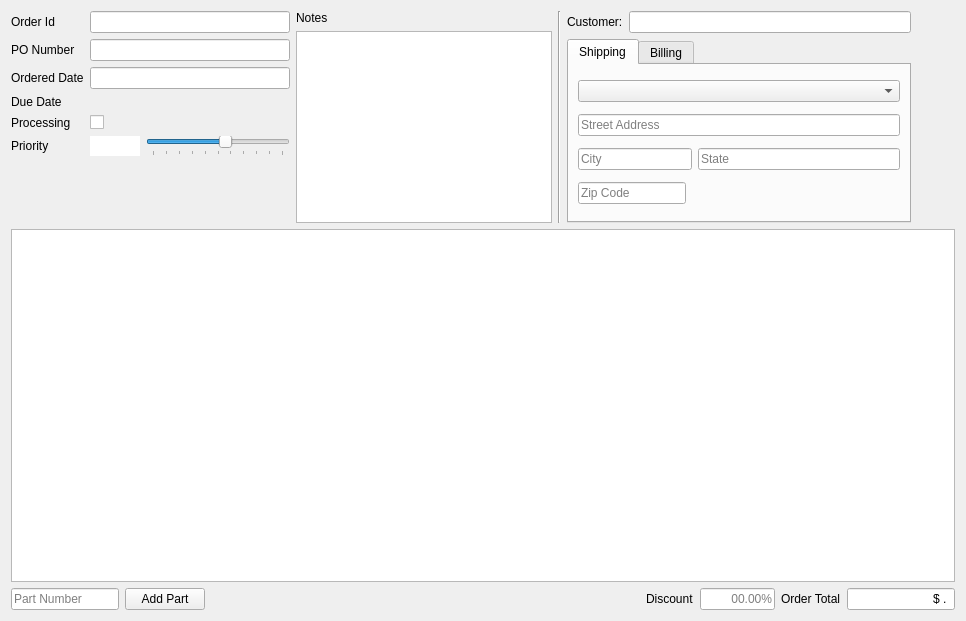
<?xml version="1.0" encoding="UTF-8"?>
<ui version="4.0">
 <class>order</class>
 <widget class="QWidget" name="order">
  <property name="geometry">
   <rect>
    <x>0</x>
    <y>0</y>
    <width>966</width>
    <height>621</height>
   </rect>
  </property>
  <property name="windowTitle">
   <string>Order</string>
  </property>
  <layout class="QGridLayout" name="gridLayout" rowstretch="0,1,0">
   <item row="0" column="0">
    <layout class="QHBoxLayout" name="top_layout" stretch="0,0,0,1">
     <item>
      <layout class="QGridLayout" name="order_layout" columnstretch="0,0,1">
       <item row="0" column="0" rowspan="2">
        <widget class="QLabel" name="label_2">
         <property name="text">
          <string>Order Id</string>
         </property>
        </widget>
       </item>
       <item row="7" column="1">
        <spacer name="verticalSpacer">
         <property name="orientation">
          <enum>Qt::Vertical</enum>
         </property>
         <property name="sizeHint" stdset="0">
          <size>
           <width>20</width>
           <height>40</height>
          </size>
         </property>
        </spacer>
       </item>
       <item row="2" column="0">
        <widget class="QLabel" name="label_5">
         <property name="text">
          <string>PO Number</string>
         </property>
        </widget>
       </item>
       <item row="3" column="0">
        <widget class="QLabel" name="label_6">
         <property name="text">
          <string>Ordered Date</string>
         </property>
        </widget>
       </item>
       <item row="5" column="0">
        <widget class="QLabel" name="label_7">
         <property name="text">
          <string>Processing</string>
         </property>
        </widget>
       </item>
       <item row="0" column="1" rowspan="2">
        <widget class="QLineEdit" name="order_id">
         <property name="minimumSize">
          <size>
           <width>200</width>
           <height>0</height>
          </size>
         </property>
         <property name="readOnly">
          <bool>true</bool>
         </property>
        </widget>
       </item>
       <item row="1" column="2" rowspan="7">
        <widget class="QPlainTextEdit" name="notes"/>
       </item>
       <item row="0" column="2">
        <widget class="QLabel" name="label_4">
         <property name="text">
          <string>Notes</string>
         </property>
        </widget>
       </item>
       <item row="2" column="1">
        <widget class="QLineEdit" name="po_number"/>
       </item>
       <item row="3" column="1">
        <widget class="QLineEdit" name="ordered_date">
         <property name="readOnly">
          <bool>true</bool>
         </property>
        </widget>
       </item>
       <item row="4" column="0">
        <widget class="QLabel" name="label_3">
         <property name="text">
          <string>Due Date</string>
         </property>
        </widget>
       </item>
       <item row="5" column="1">
        <widget class="QCheckBox" name="processing">
         <property name="text">
          <string/>
         </property>
        </widget>
       </item>
       <item row="6" column="1">
        <layout class="QHBoxLayout" name="horizontalLayout" stretch="0,1">
         <item>
          <widget class="QLineEdit" name="priority_digit">
           <property name="maximumSize">
            <size>
             <width>50</width>
             <height>16777215</height>
            </size>
           </property>
           <property name="inputMask">
            <string>###; </string>
           </property>
           <property name="text">
            <string/>
           </property>
           <property name="maxLength">
            <number>3</number>
           </property>
           <property name="frame">
            <bool>false</bool>
           </property>
           <property name="alignment">
            <set>Qt::AlignCenter</set>
           </property>
          </widget>
         </item>
         <item>
          <widget class="QSlider" name="priority_slider">
           <property name="maximum">
            <number>999</number>
           </property>
           <property name="singleStep">
            <number>10</number>
           </property>
           <property name="pageStep">
            <number>100</number>
           </property>
           <property name="value">
            <number>555</number>
           </property>
           <property name="orientation">
            <enum>Qt::Horizontal</enum>
           </property>
           <property name="invertedAppearance">
            <bool>false</bool>
           </property>
           <property name="invertedControls">
            <bool>true</bool>
           </property>
           <property name="tickPosition">
            <enum>QSlider::TicksBelow</enum>
           </property>
           <property name="tickInterval">
            <number>100</number>
           </property>
          </widget>
         </item>
        </layout>
       </item>
       <item row="6" column="0">
        <widget class="QLabel" name="label">
         <property name="text">
          <string>Priority</string>
         </property>
        </widget>
       </item>
      </layout>
     </item>
     <item>
      <widget class="Line" name="line">
       <property name="orientation">
        <enum>Qt::Vertical</enum>
       </property>
      </widget>
     </item>
     <item>
      <layout class="QGridLayout" name="customer_layout">
       <item row="0" column="0">
        <widget class="QLabel" name="customer_label">
         <property name="text">
          <string>Customer:</string>
         </property>
        </widget>
       </item>
       <item row="0" column="1">
        <widget class="QLineEdit" name="customer"/>
       </item>
       <item row="1" column="0" colspan="2">
        <widget class="QTabWidget" name="tabs">
         <property name="mouseTracking">
          <bool>true</bool>
         </property>
         <property name="focusPolicy">
          <enum>Qt::ClickFocus</enum>
         </property>
         <property name="currentIndex">
          <number>0</number>
         </property>
         <widget class="QWidget" name="tab_shipping">
          <property name="mouseTracking">
           <bool>true</bool>
          </property>
          <property name="focusPolicy">
           <enum>Qt::TabFocus</enum>
          </property>
          <property name="toolTip">
           <string/>
          </property>
          <attribute name="title">
           <string>Shipping</string>
          </attribute>
          <layout class="QGridLayout" name="gridLayout_3">
           <item row="4" column="0" colspan="2">
            <widget class="QLineEdit" name="s_city">
             <property name="mouseTracking">
              <bool>true</bool>
             </property>
             <property name="focusPolicy">
              <enum>Qt::StrongFocus</enum>
             </property>
             <property name="styleSheet">
              <string notr="true"/>
             </property>
             <property name="placeholderText">
              <string>City</string>
             </property>
            </widget>
           </item>
           <item row="4" column="2">
            <widget class="QLineEdit" name="s_state">
             <property name="mouseTracking">
              <bool>true</bool>
             </property>
             <property name="focusPolicy">
              <enum>Qt::StrongFocus</enum>
             </property>
             <property name="placeholderText">
              <string>State</string>
             </property>
            </widget>
           </item>
           <item row="5" column="1" colspan="2">
            <spacer name="horizontalSpacer">
             <property name="orientation">
              <enum>Qt::Horizontal</enum>
             </property>
             <property name="sizeHint" stdset="0">
              <size>
               <width>208</width>
               <height>20</height>
              </size>
             </property>
            </spacer>
           </item>
           <item row="5" column="0">
            <widget class="QLineEdit" name="s_zipcode">
             <property name="mouseTracking">
              <bool>true</bool>
             </property>
             <property name="focusPolicy">
              <enum>Qt::StrongFocus</enum>
             </property>
             <property name="placeholderText">
              <string>Zip Code</string>
             </property>
            </widget>
           </item>
           <item row="3" column="0" colspan="3">
            <widget class="QLineEdit" name="s_address2">
             <property name="mouseTracking">
              <bool>true</bool>
             </property>
             <property name="focusPolicy">
              <enum>Qt::StrongFocus</enum>
             </property>
             <property name="placeholderText">
              <string>Street Address</string>
             </property>
            </widget>
           </item>
           <item row="2" column="0" colspan="3">
            <widget class="QComboBox" name="s_address1">
             <property name="editable">
              <bool>false</bool>
             </property>
            </widget>
           </item>
          </layout>
         </widget>
         <widget class="QWidget" name="tab_billing">
          <attribute name="title">
           <string>Billing</string>
          </attribute>
          <layout class="QGridLayout" name="gridLayout_4">
           <item row="3" column="0" colspan="2">
            <widget class="QLineEdit" name="b_city">
             <property name="placeholderText">
              <string>City</string>
             </property>
            </widget>
           </item>
           <item row="3" column="2">
            <widget class="QLineEdit" name="b_state">
             <property name="placeholderText">
              <string>State</string>
             </property>
            </widget>
           </item>
           <item row="4" column="1" colspan="2">
            <spacer name="horizontalSpacer_2">
             <property name="orientation">
              <enum>Qt::Horizontal</enum>
             </property>
             <property name="sizeHint" stdset="0">
              <size>
               <width>208</width>
               <height>20</height>
              </size>
             </property>
            </spacer>
           </item>
           <item row="4" column="0">
            <widget class="QLineEdit" name="b_zipcode">
             <property name="placeholderText">
              <string>Zip Code</string>
             </property>
            </widget>
           </item>
           <item row="2" column="0" colspan="3">
            <widget class="QLineEdit" name="b_address2">
             <property name="placeholderText">
              <string>Street Address</string>
             </property>
            </widget>
           </item>
           <item row="1" column="0" colspan="3">
            <widget class="QComboBox" name="b_address1">
             <property name="editable">
              <bool>false</bool>
             </property>
            </widget>
           </item>
          </layout>
         </widget>
        </widget>
       </item>
      </layout>
     </item>
     <item>
      <spacer name="horizontalSpacer_3">
       <property name="orientation">
        <enum>Qt::Horizontal</enum>
       </property>
       <property name="sizeHint" stdset="0">
        <size>
         <width>40</width>
         <height>20</height>
        </size>
       </property>
      </spacer>
     </item>
    </layout>
   </item>
   <item row="1" column="0">
    <widget class="QTableView" name="table_items"/>
   </item>
   <item row="2" column="0">
    <layout class="QHBoxLayout" name="prices_layout" stretch="0,0,1,0,0,0,0">
     <item>
      <widget class="QLineEdit" name="part_number">
       <property name="placeholderText">
        <string>Part Number</string>
       </property>
      </widget>
     </item>
     <item>
      <widget class="QPushButton" name="add_part">
       <property name="text">
        <string>Add Part</string>
       </property>
      </widget>
     </item>
     <item>
      <spacer name="horizontalSpacer_4">
       <property name="orientation">
        <enum>Qt::Horizontal</enum>
       </property>
       <property name="sizeHint" stdset="0">
        <size>
         <width>628</width>
         <height>20</height>
        </size>
       </property>
      </spacer>
     </item>
     <item>
      <widget class="QLabel" name="discount_label">
       <property name="text">
        <string>Discount</string>
       </property>
      </widget>
     </item>
     <item>
      <widget class="QLineEdit" name="discount">
       <property name="maximumSize">
        <size>
         <width>75</width>
         <height>16777215</height>
        </size>
       </property>
       <property name="inputMask">
        <string/>
       </property>
       <property name="alignment">
        <set>Qt::AlignRight|Qt::AlignTrailing|Qt::AlignVCenter</set>
       </property>
       <property name="placeholderText">
        <string>00.00%</string>
       </property>
      </widget>
     </item>
     <item>
      <widget class="QLabel" name="order_total_label">
       <property name="text">
        <string>Order Total</string>
       </property>
      </widget>
     </item>
     <item>
      <widget class="QLineEdit" name="order_total">
       <property name="maximumSize">
        <size>
         <width>150</width>
         <height>16777215</height>
        </size>
       </property>
       <property name="inputMask">
        <string>$#.#; </string>
       </property>
       <property name="alignment">
        <set>Qt::AlignRight|Qt::AlignTrailing|Qt::AlignVCenter</set>
       </property>
      </widget>
     </item>
    </layout>
   </item>
  </layout>
  <action name="action_invoice">
   <property name="text">
    <string>Print Invoice</string>
   </property>
   <property name="toolTip">
    <string>Print Invoice</string>
   </property>
   <property name="shortcut">
    <string>Ctrl+P</string>
   </property>
  </action>
  <action name="action_delete">
   <property name="text">
    <string>Delete Order</string>
   </property>
   <property name="toolTip">
    <string>Delete Current Order</string>
   </property>
   <property name="shortcut">
    <string>Del</string>
   </property>
  </action>
  <action name="action_list">
   <property name="text">
    <string>Print List</string>
   </property>
   <property name="toolTip">
    <string>Print List</string>
   </property>
   <property name="shortcut">
    <string>Ctrl+Alt+P</string>
   </property>
  </action>
  <action name="action_finished">
   <property name="text">
    <string>Finished</string>
   </property>
   <property name="toolTip">
    <string>Mark Order as Finished</string>
   </property>
   <property name="shortcut">
    <string>Ctrl+`</string>
   </property>
  </action>
 </widget>
 <resources/>
 <connections/>
</ui>
